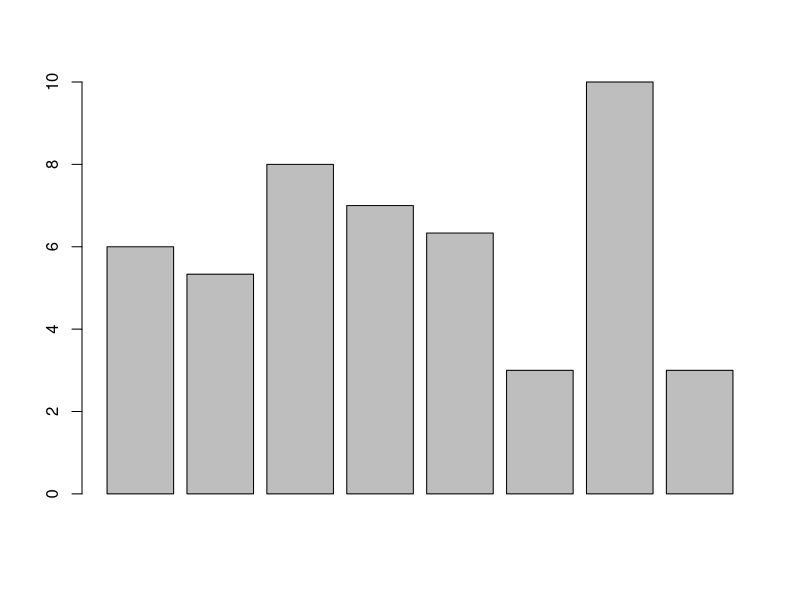
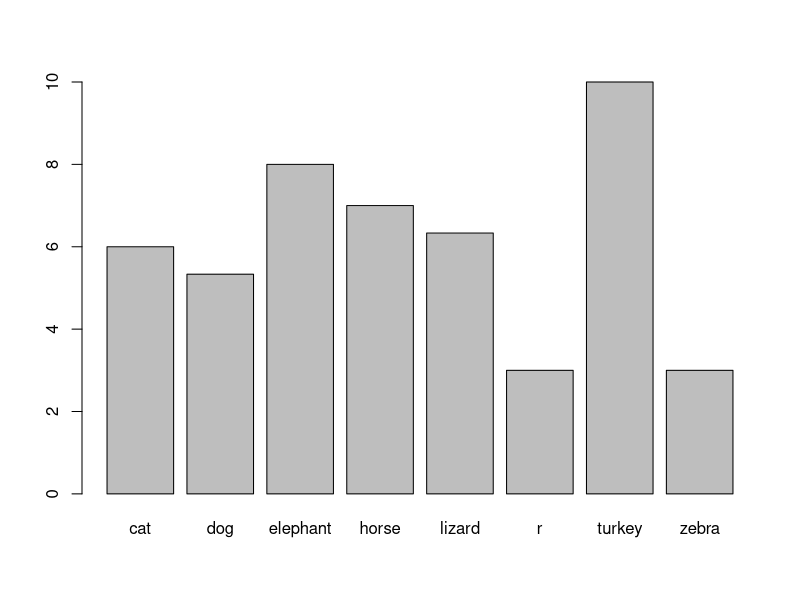
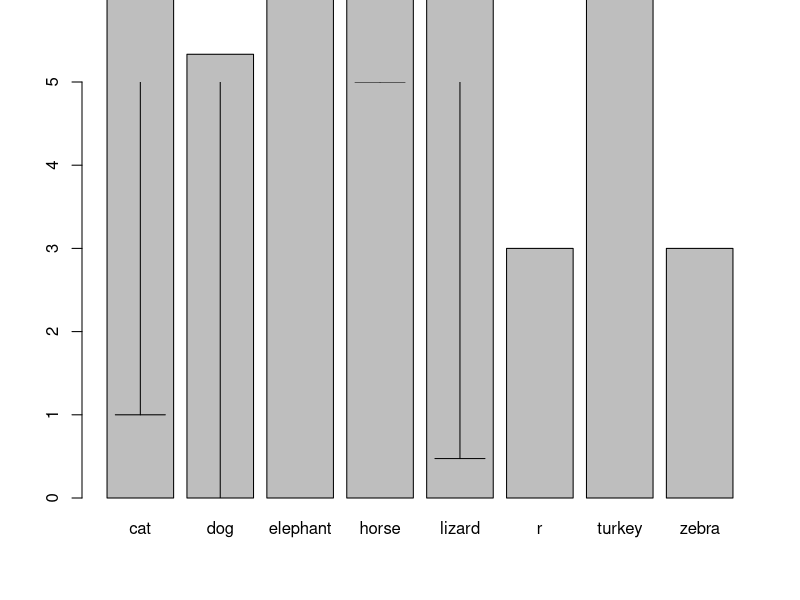
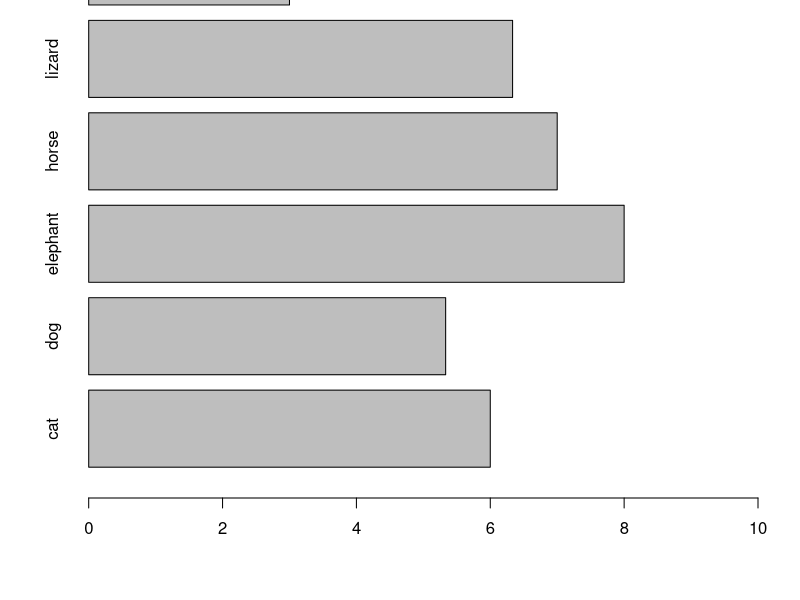
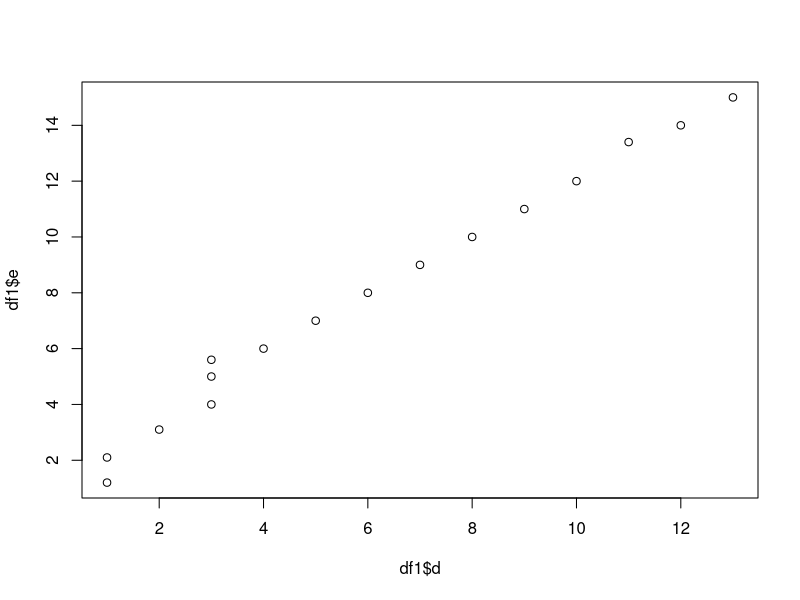
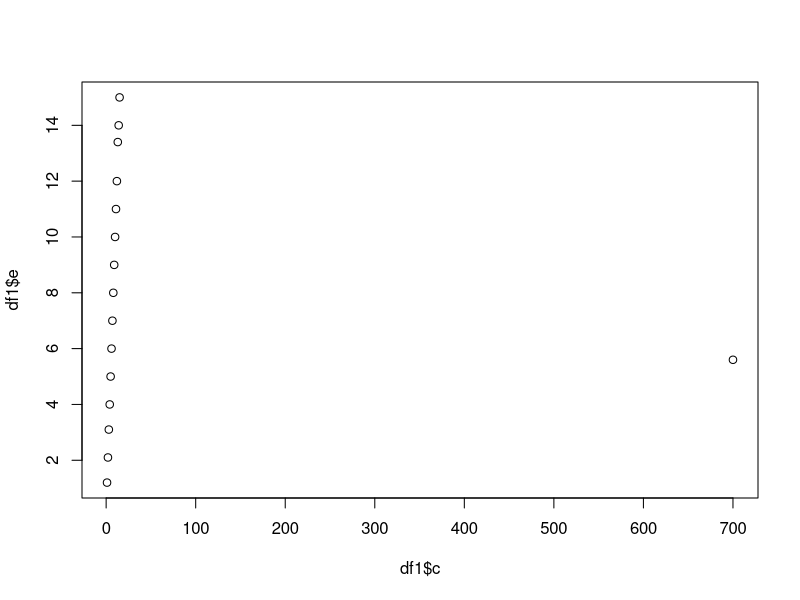
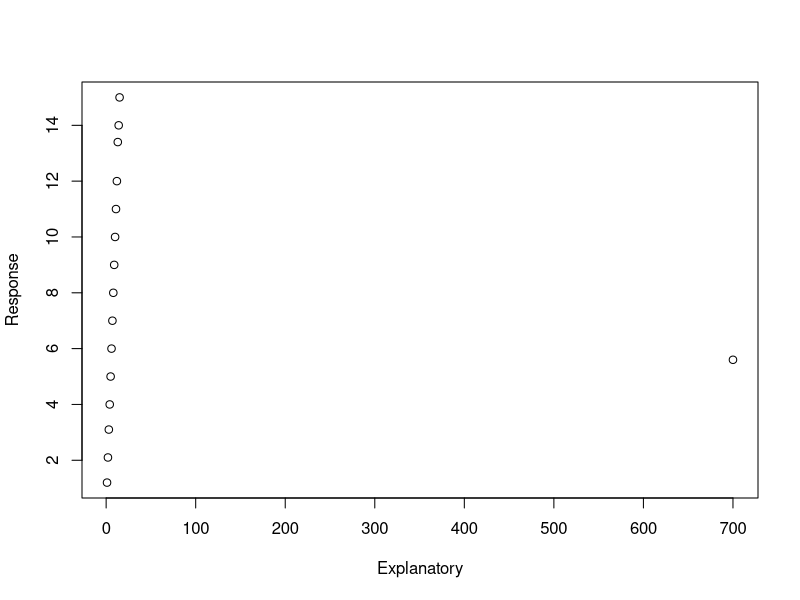
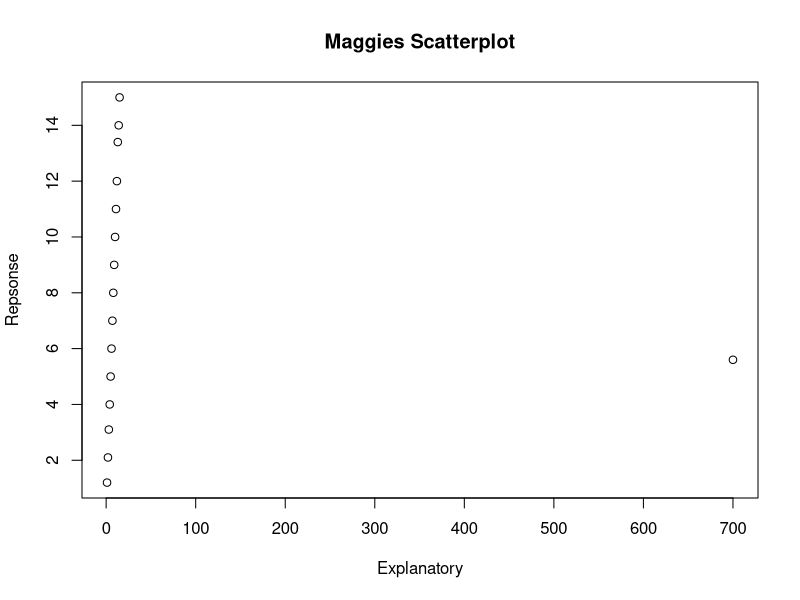

Reproduce these figures in R, in order.
# With the data frame you created last week you will:
a<- c("matt","classroom","Susquehanna","mouse","keyboard","map","pen","laptop","clock","lamp","trash","coat","rain","docs","board")
b<- c("cat","dog","lizard","zebra","dog","lizard","horse","cat","horse","elephant","horse","turkey","cat","dog","lizard")#many more than three unique values.
c<- c(1,2,3,4,5,6,7,8,9,10,11,12,13,14,15)
d<- c(1,1,2,3,3,4,5,6,7,8,9,10,11,12,13)
e<-c(1.2,2.1,3.1,4,5,6,7,8,9,10,11,12,13.4,14,15)

df<-as.data.frame(cbind(a,b,c,d,e))

df$c<-as.numeric(as.character(df$c))
df$d<-as.numeric(as.character(df$d))
df$e<-as.numeric(as.character(df$e))

add.row<-data.frame("l","r",700,3,5.600)

colnames(add.row)<-colnames(df)


df1<-rbind(df, add.row)

row.names(df1)<-df1$a
df1<-df1[,-1]
df1

# Create a barplot for one numeric column, grouped by the character vector with 3 unique values
  # Add error bars with mean and standard deviation to the plot
  # Change the x and y labels and add a title
  # Export the plot as a PDF that is 4 inches wide and 7 inches tall.

?aggregate
df.mean<-aggregate(df1$d~df1$b, FUN = 'mean')
df.mean

colnames(df.mean)<-c("Factor","Mean")
df.mean

barplot(df.mean$Mean)

barplot(df.mean$Mean, names.arg=df.mean$Factor)
#Invalid graphics state? "In doTryCatch(return(expr), name, parentenv, handler)
df.sd<-aggregate(df1$d~df1$b, FUN="sd")

colnames(df.sd)<-c("Factor","StanDev")

b.plot<-barplot(df.mean$Mean, names.arg=df.mean$Factor, ylim=c(0,5))

arrows(b.plot, df.mean$Mean-df.sd$StanDev, b.plot, df.mean$Mean+df.sd$StanDev, angle=90, code=3)

barplot(df.mean$Mean, names.arg=df.mean$Factor, ylim= c(0,5), horiz= TRUE)
# Create a scatter plot between two of your numeric columns.
  # Change the point shape and color to something NOT used in the example.
  # Change the x and y labels and add a title
  # Export the plot as a JPEG by using the "Export" button in the plotting pane.

plot(df1$e~df1$d)

plot(df1$e~df1$c)

plot(df1$e~df1$c, xlab="Explanatory", ylab= "Response")

plot(df1$e~df1$c, xlab ="Explanatory", ylab="Repsonse", main = "Maggies Scatterplot")
plot(df1$e~df1$c, xlab ="Explanatory", ylab="Repsonse", main = "Maggies Scatterplot", cex.axis=0.8)
plot(df1$e~df1$c, xlab ="Explanatory", ylab="Repsonse", main = "Maggies Scatterplot", cex.axis=0.8, cex.main=0.5)
plot(df1$e~df1$c, xlab ="Explanatory", ylab="Repsonse", main = "Maggies Scatterplot", cex.axis=0.8, cex.main=1.25, cex.lab=1.25, pch=22, col='tomato2')

?pch
??color
colors()
# Upload both plots with the script used to create them to GitHub.
  # Follow the same file naming format as last week for the script.
  # Name plots as Lastname_barplot or Lastname_scatterplot. Save them to your "plots" folder.
